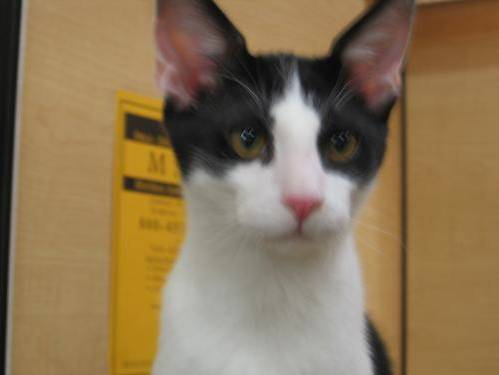
#> input picture PetImages/Cat/train/cat.1.jpg, 499 x 375 px, found by its file name; its folder holds 4 pictures in this run
$ python main.py
#> lines starting #> are read from the running program, lines starting #| are printed output that depends on the picture
import os
import cv2
import numpy as np
import matplotlib.pyplot as plt
import seaborn as sns
from sklearn.model_selection import train_test_split
from sklearn.svm import SVC
from sklearn.metrics import classification_report, accuracy_score, confusion_matrix

# Load dataset
DATADIR = "PetImages"
CATEGORIES = ["Cat", "Dog"]
IMG_SIZE = 64

data = []
labels = []

for category in CATEGORIES:
    path = os.path.join(DATADIR, category + "\\train")
    class_num = CATEGORIES.index(category)

    for img in os.listdir(path):
        try:
            img_array = cv2.imread(os.path.join(path, img))
#> img_array is the input picture: shape (375, 499, 3); mean B, G, R 85.9, 117.3, 139.3
            if img_array is None:
                continue
            resized_img = cv2.resize(img_array, (IMG_SIZE, IMG_SIZE))
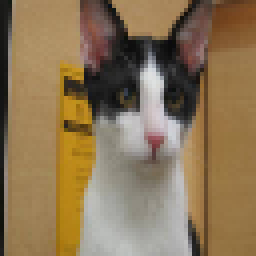
#> resized_img: shape (64, 64, 3) (shown 4 times larger); mean B, G, R 85.7, 117.1, 139.3
            data.append(resized_img.flatten())
            labels.append(class_num)
        except Exception as e:
            print("Skipped:", img, "Reason:", e)
            continue

# Convert to NumPy arrays
X = np.array(data)
y = np.array(labels)
print("Data length:", len(data))
print("Labels length:", len(labels))

# Split data
from sklearn.model_selection import train_test_split
X_train, X_test, y_train, y_test = train_test_split(X, y, test_size=0.2, random_state=42)

# Train SVM
svm = SVC(kernel='linear')
svm.fit(X_train, y_train)

# Predictions
y_pred = svm.predict(X_test)

# Accuracy and report
print("Accuracy:", accuracy_score(y_test, y_pred))
print("Classification Report:\n", classification_report(y_test, y_pred))

# Confusion matrix
cm = confusion_matrix(y_test, y_pred)
plt.figure(figsize=(6, 5))
sns.heatmap(cm, annot=True, fmt="d", cmap="Blues", xticklabels=CATEGORIES, yticklabels=CATEGORIES)
plt.title("Confusion Matrix")
plt.xlabel("Predicted")
plt.ylabel("Actual")
plt.savefig("output.png")  # Save the graph
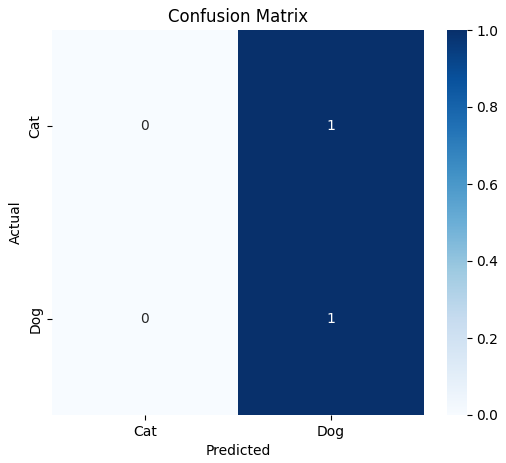
#> figure drawn by matplotlib, 2 panels
plt.show()
